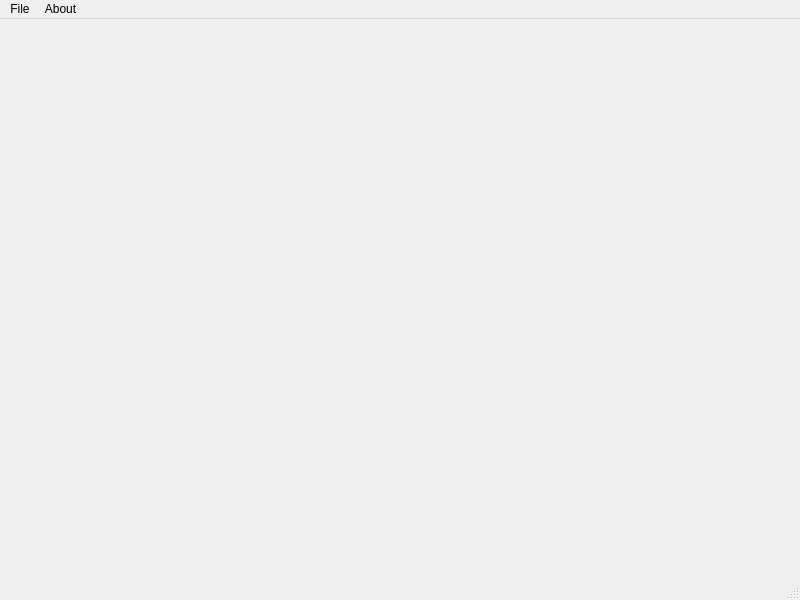
<?xml version="1.0" encoding="UTF-8"?>
<ui version="4.0">
 <class>MainWindow</class>
 <widget class="QMainWindow" name="MainWindow">
  <property name="geometry">
   <rect>
    <x>0</x>
    <y>0</y>
    <width>800</width>
    <height>600</height>
   </rect>
  </property>
  <property name="windowTitle">
   <string>MainWindow</string>
  </property>
  <widget class="QWidget" name="centralwidget"/>
  <widget class="QMenuBar" name="menubar">
   <property name="geometry">
    <rect>
     <x>0</x>
     <y>0</y>
     <width>800</width>
     <height>21</height>
    </rect>
   </property>
   <widget class="QMenu" name="menuFile">
    <property name="title">
     <string>File</string>
    </property>
    <widget class="QMenu" name="menuOpen_Project">
     <property name="title">
      <string>Open Project</string>
     </property>
     <addaction name="actionRecent_project"/>
     <addaction name="actionNew"/>
    </widget>
    <addaction name="menuOpen_Project"/>
    <addaction name="actionNew_file"/>
   </widget>
   <widget class="QMenu" name="menuAbout">
    <property name="title">
     <string>About</string>
    </property>
    <addaction name="actionVersion"/>
   </widget>
   <addaction name="menuFile"/>
   <addaction name="menuAbout"/>
  </widget>
  <widget class="QStatusBar" name="statusbar"/>
  <action name="actionVersion">
   <property name="text">
    <string>Version</string>
   </property>
  </action>
  <action name="actionRecent_project">
   <property name="text">
    <string>Recent project</string>
   </property>
  </action>
  <action name="actionNew">
   <property name="text">
    <string>New project</string>
   </property>
  </action>
  <action name="actionNew_file">
   <property name="text">
    <string>New file</string>
   </property>
  </action>
 </widget>
 <resources/>
 <connections/>
</ui>
